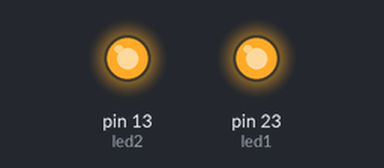
Recording of a sketch running on a simulated Arduino Mega 2560, built for the host (arithmetic inside an expression is 32-bit, double 64-bit). Shown: output pins drawn as LEDs (lit = HIGH). EEPROM starts erased; what the sketch prints to the serial monitor is not drawn.

Above: at 0.1 s.
Timing chart, 0 to 1.6 s (numbered marks = the images above):
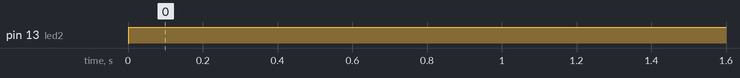

The sketch:

UART_RX.ino
```cpp
#include <ArduinoJson.h>
#include <EEPROM.h>


int led1 = 23;
int led2 = 13;

int led1_address = 2;
int led2_address = 3;
int led1_value;
int led2_value;

void(* resetFunc) (void) = 0; //declare reset function @ address 0

void setup() {
  // Initialize serial port
  Serial.begin(9600);
  EEPROM.begin(255);
  while (!Serial) continue;

  pinMode(led1, OUTPUT);
  pinMode(led2, OUTPUT);

  led1_value = EEPROM.read(led1_address);//EEPROM.read(ADDRESS 0-255);
  led2_value = EEPROM.read(led2_address);//EEPROM.read(ADDRESS 0-255);
  Serial.println("Device restarted");
  Serial.println("Reading memory");
  Serial.print("LED1 value:"); Serial.println(led1_value);
  Serial.print("LED2 value:"); Serial.println(led2_value);

}

void loop() {

  analogWrite(led1, led1_value);
  digitalWrite(led2, led2_value);


  if(Serial.available() > 0){
      StaticJsonDocument<200> doc;
      String json = Serial.readString();
      deserializeJson(doc, json);

    //Serial.print("received data: ");
    //Serial.println(json);
      int btn1 = doc["btn1"];
      int btn2 = doc["btn2"];
      Serial.print("BTN1:");Serial.print(btn1);
      Serial.print(" , BTN2:");Serial.println(btn2);

      EEPROM.write(led1_address, btn1);
      EEPROM.write(led2_address, btn2);
      EEPROM.commit();
      delay(1000);
     resetFunc();  //call reset

}


}
```

Measured:
- by itself, pin 13 (led2): LOW → HIGH at 0.00 s
